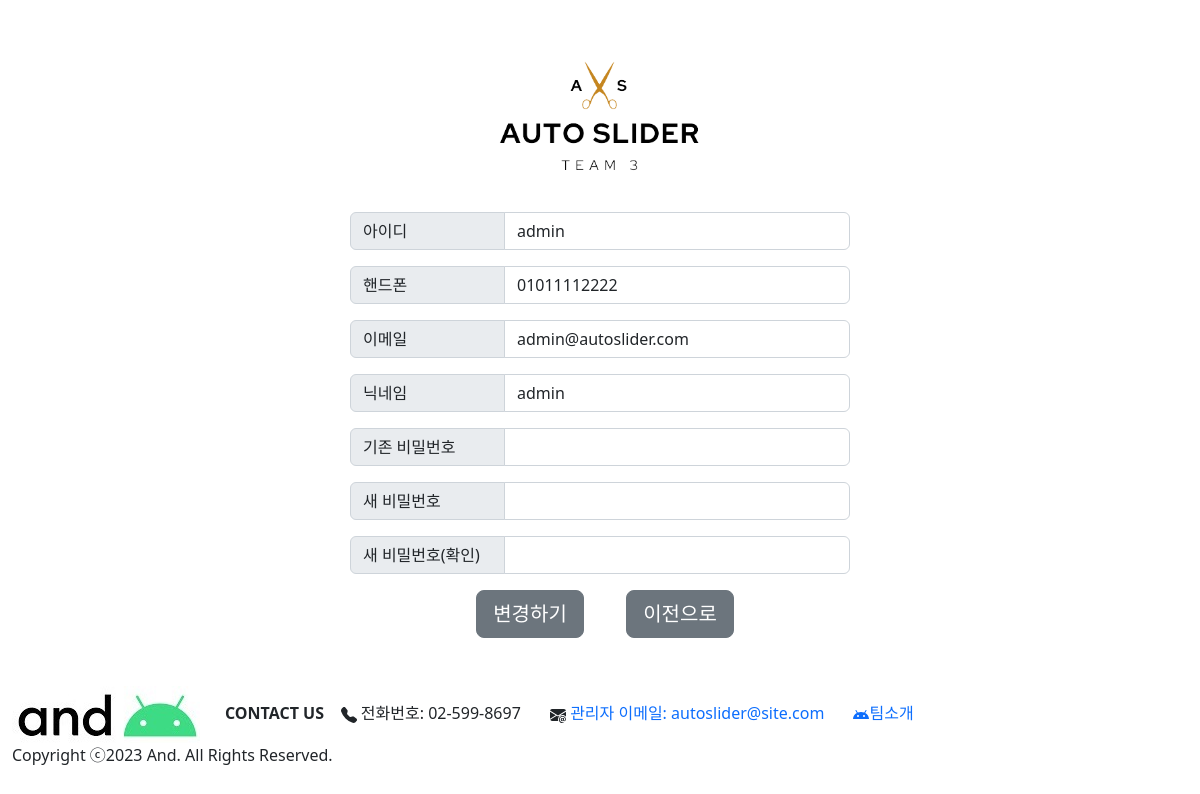
/profile/ (signed in), run on the app's committed database.
### common/models.py (models this page shows, shortened)
class CustomUser(AbstractUser):
    nickname = models.CharField(max_length=20, default='')
    phone_regex = RegexValidator(regex=r'^01([0|1|6|7|8|9])-?([0-9]{3,4})-?([0-9]{4})$') # 정규식 011-123-4567 혹은 010-1234-5678 기준
    phone = models.CharField(validators=[phone_regex], max_length=13, unique=True, verbose_name='phone', null=False, blank=False) # 010-1234-5678 기준 갯수
    USERNAME_FIELD = 'username'
    REQUIRED_FIELDS = ['phone', 'nickname', 'email']
    first_name = None
    last_name = None

### common/views.py (the view)
# urls.py: path('profile/', views.profile, name='profile'),
def profile(request):
    if request.method == 'POST':
        form = ChangeForm(request.POST, instance=request.user)
        form_pw = PasswordChangeForm(request.user, request.POST)
        if form.is_valid() and form_pw.is_valid():
            form.save()
            form_pw.save()
            new_password1 = form_pw.cleaned_data.get('new_password1')
            user = authenticate(password=new_password1)  # 사용자 인증
            auth_login(request, user)  # 로그인
            return redirect('common:login')
        else:
            new_password1 = request.POST.get('new_password1')
            new_password2 = request.POST.get('new_password2')
            context = {'new_password1': new_password1, 'new_password2': new_password2}
            return render(request, 'common/profile.html', context)
    else:
        form = ChangeForm(instance=request.user)
        form_pw = PasswordChangeForm(request.user)
        return render(request, 'common/profile.html', {'form':form, 'form_pw':form_pw})

### common/forms.py
class ChangeForm(UserChangeForm):
    nickname = forms.CharField(max_length=20)
    class Meta(UserChangeForm):
        model = CustomUser
        fields = ['username', 'password', 'nickname', 'phone', 'email']

### templates/common/profile.html (shortened to what this page needs)
{% extends 'base.html' %}
{% load static %}
{% block content %}
<div class="profile container-fluid">
    <h1 class="logo">
        <a href="{% url 'common:login' %}"><img id="logo_img" src="{% static 'img/logo3.png' %}" class="img-fluid"></a>
    </h1>
    <div class="profile_content ">
        <form method="post" action="{% url 'common:profile' %}" id="profile_form">
        <div class="input-group mb-3">
            <span class="input-group-text" id="username">아이디</span>
            <input name="username" type="text" class="form-control" value="{{ user.username }}" aria-label="Username" aria-describedby="basic-addon1">
        </div>
        <div class="input-group mb-3">
            <span class="input-group-text" id="phone">핸드폰</span>
            <input name="phone" type="text" class="form-control" value="{{ user.phone }}" aria-label="Username" aria-describedby="basic-addon1">
        </div>
        <div class="input-group mb-3">
            <span class="input-group-text" id="email">이메일</span>
            <input name="email" type="text" class="form-control" value="{{ user.email }}" aria-label="Username" aria-describedby="basic-addon1">
        </div>
        <div class="input-group mb-3">
            <span class="input-group-text" id="nickname">닉네임</span>
            <input  name="nickname" type="text" class="form-control" value="{{ user.nickname }}" aria-label="Username" aria-describedby="basic-addon1">
        </div>
        <div class="input-group mb-3">
            <span class="input-group-text" id="old_password">기존 비밀번호</span>
            <input name="old_password" type="password" class="form-control" aria-label="Username" aria-describedby="basic-addon1">
        </div>
        <div class="input-group mb-3">
            <span class="input-group-text" id="new_password1">새 비밀번호</span>
            <input name="new_password1" type="password" class="form-control" aria-label="new_password1" aria-describedby="basic-addon1">
        </div>
        <div class="input-group mb-3">
            <span class="input-group-text" id="new_password2">새 비밀번호(확인)</span>
            <input name="new_password2" type="password" class="form-control" aria-label="new_password2" aria-describedby="basic-addon1">
        </div>
        </form>
        <div id="login_div">
            <button type="submit" form="profile_form" class="btn btn-secondary btn-lg">변경하기</button>
        </div>
        <div id="pre_div">
            <button onclick="window.location.href='{% url 'boards:board_list' %}'" type="button" class="btn btn-secondary btn-lg">이전으로</button>
        </div>
    </div>
</div>
{% include 'footer.html' %}
{% endblock %}

### templates/base.html (shortened to what this page needs)
{% load static %}
<!DOCTYPE html>
<html lang="ko">
    <head>
        <link href="https://cdn.jsdelivr.net/npm/bootstrap@5.2.3/dist/css/bootstrap.min.css" rel="stylesheet">
        <link rel="stylesheet" href="https://cdnjs.cloudflare.com/ajax/libs/font-awesome/4.7.0/css/font-awesome.min.css">
        <link rel="stylesheet" type="text/css" href="{% static 'css/style.css' %}">
    </head>
    <body>
        <section class="base container-fluid">
            {% block content %}
            {% endblock %}
        </section>
    </body>
</html>

### templates/footer.html (shortened to what this page needs)
{% load static %}
<div id="footer_div">
    <div id="footer_font">
        <img src="{% static 'img/andlogo.jpg' %}" alt="logoimage">&nbsp;&nbsp;&nbsp;&nbsp;&nbsp;
        <B style = "font-size:16px">CONTACT US&nbsp;&nbsp;&nbsp;</B>
        <i class="bi bi-telephone-fill">
        </i><span>전화번호: 02-599-8697 &nbsp;&nbsp;&nbsp;&nbsp;&nbsp;</span>
        <i class="bi bi-house-door-fill">
        </i><a href="mailto:autoslider@site.com">관리자 이메일: autoslider@site.com &nbsp;&nbsp;&nbsp;&nbsp;&nbsp;</a>
        <a href="{% url 'common:produce' %}">
            <span>팀소개</span>
        </a>
    </div>
    <p id="footer_Copyright">Copyright ⓒ2023 And.&nbsp;All Rights Reserved.</p>
</div>

### static/css/style.css (style rules this page uses)
html, body, h1, h2, h3, h4, h5, h6, dl, dt, dd, ol, ul, li, div, p, strong, span { margin: 0; padding: 0; list-style: none; }
html, body { position: relative; width: 100%; height: 100%; }
a { text-decoration: none; }
.base { position: relative; height: 100%; }
.profile h1.logo { width: 100%; margin: 40px 0; }
.profile h1.logo a { display: block; }
.profile h1.logo #logo_img { display: block; margin: 0 auto; }
.profile_content { position:relative; width: 500px; margin: 0 auto; text-align:center; }
.profile_content #profile_form .input-group-text { width:155px; }

### templates/common/profile.html (style rules this page uses)
#login_div { width:200px; position:relative; left: 80px; }
#pre_div { width:200px; position:relative; left: 230px; bottom:48px; }

### data on the page
CustomUser: username "admin", phone "01011112222", email "admin@autoslider.com", nickname "admin"
